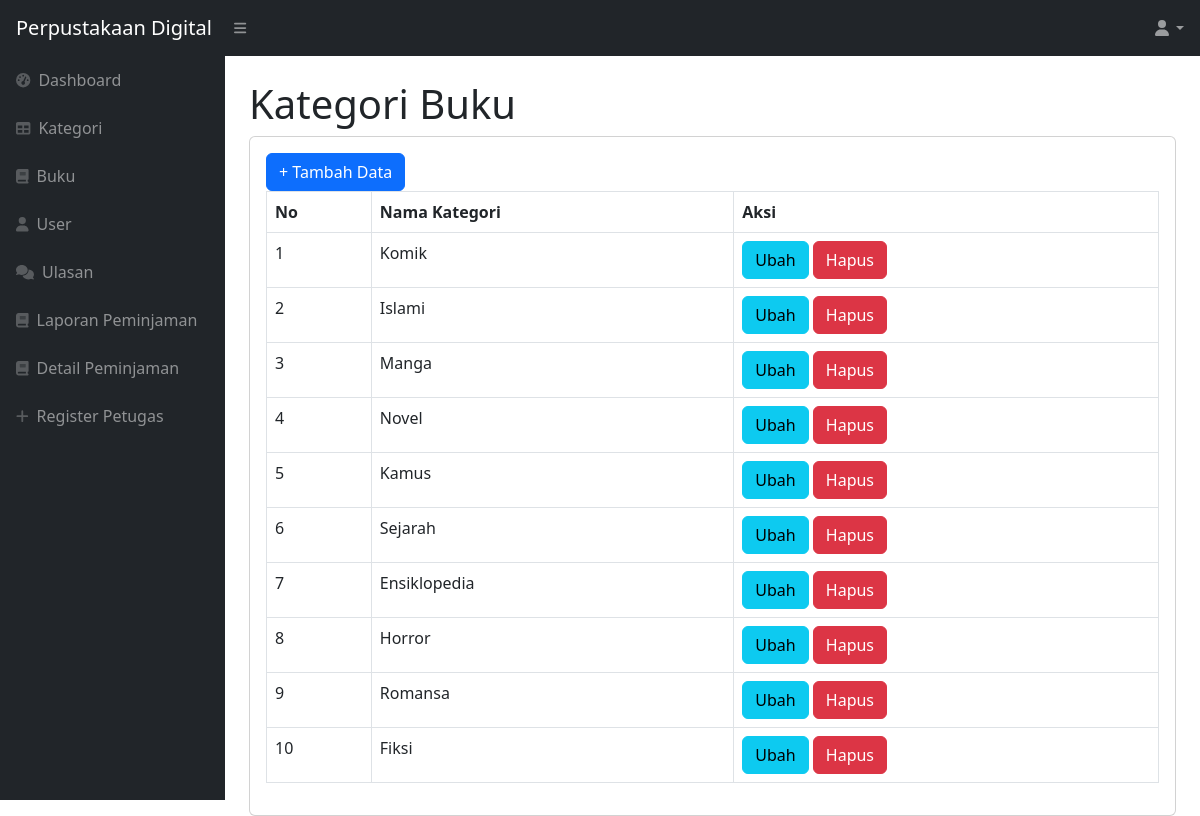
/index.php?page=kategori (signed in), run on the app's committed database.
### tables this page shows
CREATE TABLE `kategori` (
  `id_kategori` int(11) NOT NULL,
  `kategori` varchar(255) DEFAULT NULL
);

### kategori.php (the view)
<h1 class="mt-4">Kategori Buku</h1>
<div class="card">
<div class="card-body">
<div class="row">
    <div class="col-md-12">
    <?php
         if ($_SESSION['user']['level'] !='peminjam'){
        ?>
        <a href="?page=kategori_tambah" class="btn btn-primary">+ Tambah Data</a>
        <?php
         }
        ?>
    <table class="table table-bordered" id="dataTable" width="100%" cellspacing="0%">
        <tr>
            <th>No</th>
            <th>Nama Kategori</th>
            <th>Aksi</th>
        </tr>
        <?php
        $i = 1;
        $query = mysqli_query($koneksi, "SELECT * FROM kategori");
        while($data = mysqli_fetch_array($query)){
            ?>
            <tr>
                <td><?php echo $i++; ?></td>
                <td><?php echo $data['kategori']; ?></td>
        <td>
        <?php
         if ($_SESSION['user']['level'] !='peminjam'){
        ?>
        <a href="?page=kategori_ubah&&id=<?php echo $data['id_kategori'];?>" class="btn btn-info">Ubah</a>
        <a onclick="return confirm('Apakah anda yakin ingin mengahapus buku ini?');" href="?page=kategori_hapus&&id=<?php echo $data['id_kategori'];?>" class="btn btn-danger">Hapus</a>
        </td>
        </tr>
        <?php
         }
        ?>
        <?php
        }
        ?>
    </table>
</div>
</div>

### data on the page
kategori: kategori "Komik"
kategori: kategori "Islami"
kategori: kategori "Manga"
kategori: kategori "Novel"
kategori: kategori "Kamus"
kategori: kategori "Sejarah"
kategori: kategori "Ensiklopedia"
kategori: kategori "Horror"
kategori: kategori "Romansa"
kategori: kategori "Fiksi"
